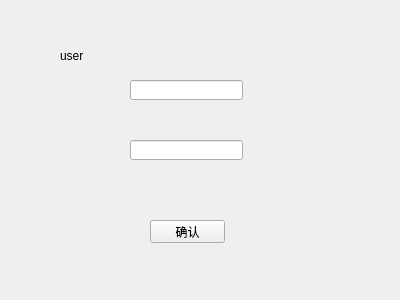
<?xml version="1.0" encoding="UTF-8"?>
<ui version="4.0">
 <class>user</class>
 <widget class="QWidget" name="user">
  <property name="geometry">
   <rect>
    <x>0</x>
    <y>0</y>
    <width>400</width>
    <height>300</height>
   </rect>
  </property>
  <property name="windowTitle">
   <string>Form</string>
  </property>
  <widget class="QPushButton" name="pushButton">
   <property name="geometry">
    <rect>
     <x>150</x>
     <y>220</y>
     <width>75</width>
     <height>23</height>
    </rect>
   </property>
   <property name="text">
    <string>确认</string>
   </property>
  </widget>
  <widget class="QLineEdit" name="userName">
   <property name="geometry">
    <rect>
     <x>130</x>
     <y>80</y>
     <width>113</width>
     <height>20</height>
    </rect>
   </property>
  </widget>
  <widget class="QLineEdit" name="phonenumber">
   <property name="geometry">
    <rect>
     <x>130</x>
     <y>140</y>
     <width>113</width>
     <height>20</height>
    </rect>
   </property>
  </widget>
  <widget class="QLabel" name="label">
   <property name="geometry">
    <rect>
     <x>60</x>
     <y>50</y>
     <width>54</width>
     <height>12</height>
    </rect>
   </property>
   <property name="text">
    <string>user</string>
   </property>
  </widget>
 </widget>
 <resources/>
 <connections/>
</ui>
